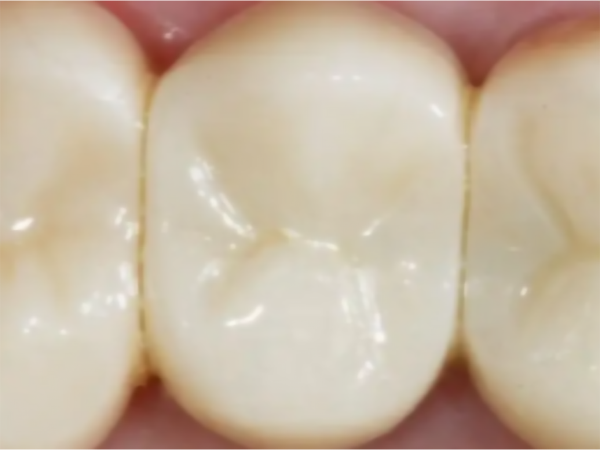
#> input picture foto gigi/Gigi-1.png, 1200 x 900 px (shown at 1/2 size); its folder holds only this picture in this run
$ python -i Run.py   (imports and definitions only)   (older library calls are emulated)
#> lines starting #> are read from the running program, lines starting #| are printed output that depends on the picture; after the words box and inside, x2 and y2 are one past the last pixel; in counts of white or black regions, pixels touching at a corner belong together
import os
import cv2
import numpy as np
import matplotlib.pyplot as plt
from tkinter import Tk, Listbox, SINGLE, Button, END, Label
from PIL import Image, ImageTk

# Konstanta
GAUSSIAN_BLUR_KERNEL_SIZE = (5, 5)
MORPH_KERNEL_SIZE = (5, 5)
LOW_THRESHOLD = 50
HIGH_THRESHOLD = 100
THRESHOLD_VALUE = 150

# Fungsi untuk menekan nilai non-maximum pada gambar gradien
def non_maximum_suppression(gradient_magnitude, gradient_direction):
    M, N = gradient_magnitude.shape
    Z = np.zeros((M, N), dtype=np.int32)
    angle = gradient_direction * 180. / np.pi
    angle[angle < 0] += 180

    for i in range(1, M-1):
        for j in range(1, N-1):
            q = 255
            r = 255
            if (0 <= angle[i, j] < 22.5) or (157.5 <= angle[i, j] <= 180):
                q = gradient_magnitude[i, j + 1]
                r = gradient_magnitude[i, j - 1]
            elif 22.5 <= angle[i, j] < 67.5:
                q = gradient_magnitude[i + 1, j - 1]
                r = gradient_magnitude[i - 1, j + 1]
            elif 67.5 <= angle[i, j] < 112.5:
                q = gradient_magnitude[i + 1, j]
                r = gradient_magnitude[i - 1, j]
            elif 112.5 <= angle[i, j] < 157.5:
                q = gradient_magnitude[i - 1, j - 1]
                r = gradient_magnitude[i + 1, j + 1]

            if gradient_magnitude[i, j] >= q and gradient_magnitude[i, j] >= r:
                Z[i, j] = gradient_magnitude[i, j]
            else:
                Z[i, j] = 0

    return Z

# Fungsi untuk melakukan thresholding dengan histeresis
def hysteresis_thresholding(img, low_threshold, high_threshold):
    M, N = img.shape
    res = np.zeros((M, N), dtype=np.int32)

    # Temukan piksel kuat dan lemah
    strong_i, strong_j = np.where(img >= high_threshold)
    weak_i, weak_j = np.where((img <= high_threshold) & (img >= low_threshold))

    # Tetapkan piksel kuat dan lemah
    res[strong_i, strong_j] = 255
    res[weak_i, weak_j] = 75

    return res

# Fungsi untuk memproses gambar
def process_image(image_path):
    # Memuat gambar dalam mode grayscale
#> called with image_path = 'foto gigi/Gigi-1.png'
    image = cv2.imread(image_path, cv2.IMREAD_GRAYSCALE)
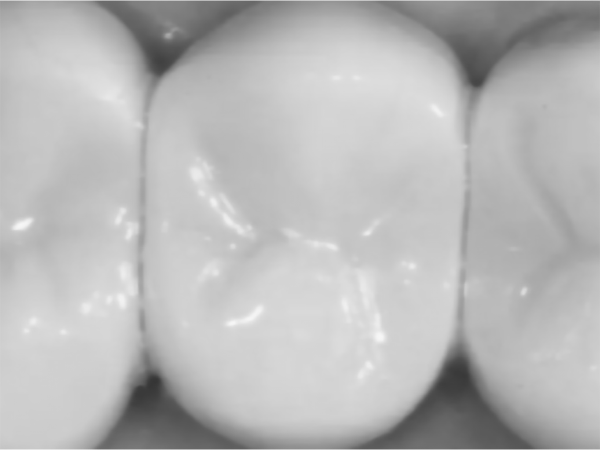
#> image: shape (900, 1200) (shown at 1/2 size); min 53, max 255, mean 183.8
    if image is None:
        print(f"Error memuat gambar: {image_path}")
        return

    # Terapkan Gaussian Blur untuk mengurangi noise
    blurred = cv2.GaussianBlur(image, GAUSSIAN_BLUR_KERNEL_SIZE, 0)
    # Threshold gambar untuk menyegmentasi gigi (area terang)
    _, teeth_thresholded = cv2.threshold(blurred, THRESHOLD_VALUE, 255, cv2.THRESH_BINARY)
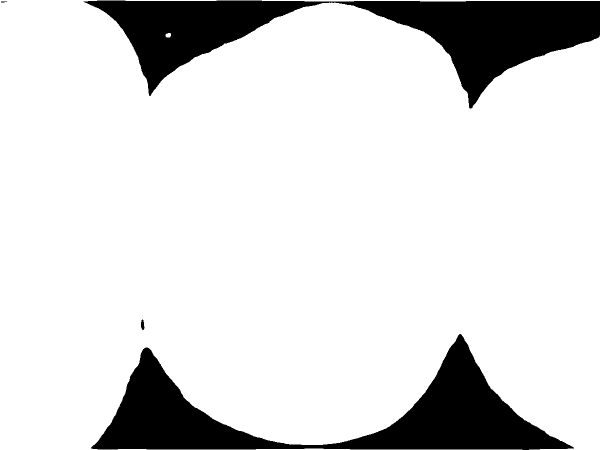
#> teeth_thresholded: shape (900, 1200) (shown at 1/2 size); 85.6% white; 4 black regions (1 under 20 px), largest, box (x1, y1, x2, y2) and area: (167, 1, 1200, 217) 82712, (182, 668, 1148, 900) 72633, (282, 639, 289, 660) 108

    # Gunakan operasi morfologi untuk menghilangkan noise kecil dan menutup celah di area gigi
    kernel = np.ones(MORPH_KERNEL_SIZE, np.uint8)
    teeth_segmented = cv2.morphologyEx(teeth_thresholded, cv2.MORPH_CLOSE, kernel)
#> teeth_segmented: shape (900, 1200); 85.6% white; 4 black regions, box (x1, y1, x2, y2) and area: (185, 669, 1143, 900) 72606, (684, 2, 1200, 216) 47600, (176, 1, 641, 189) 34944, (282, 644, 288, 657) 76
    teeth_segmented = cv2.morphologyEx(teeth_segmented, cv2.MORPH_OPEN, kernel)
#> teeth_segmented: shape (900, 1200); 85.4% white; 4 black regions, box (x1, y1, x2, y2) and area: (185, 669, 1143, 900) 73777, (684, 0, 1200, 216) 48405, (176, 0, 641, 189) 35666, (282, 644, 288, 657) 76

    # Inversi gambar segmen gigi untuk membuat masker area gigi
    teeth_mask = cv2.bitwise_not(teeth_segmented)

    # Terapkan operator Sobel untuk mendeteksi tepi
    sobel_x = cv2.Sobel(blurred, cv2.CV_64F, 1, 0, ksize=3)
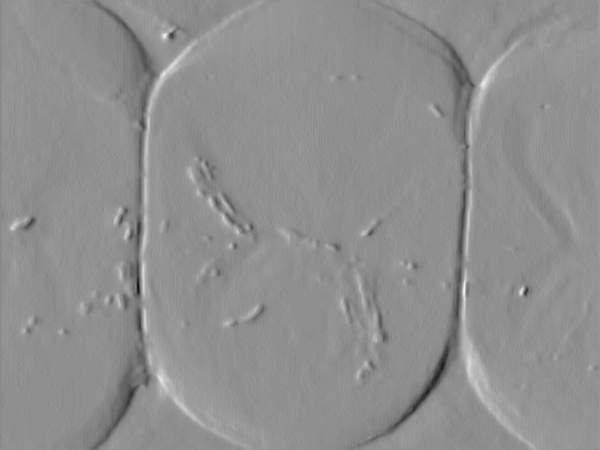
#> sobel_x: shape (900, 1200) float64 (shown at 1/2 size); min -72, max 56, mean 0; drawn with min black and max white
    sobel_y = cv2.Sobel(blurred, cv2.CV_64F, 0, 1, ksize=3)
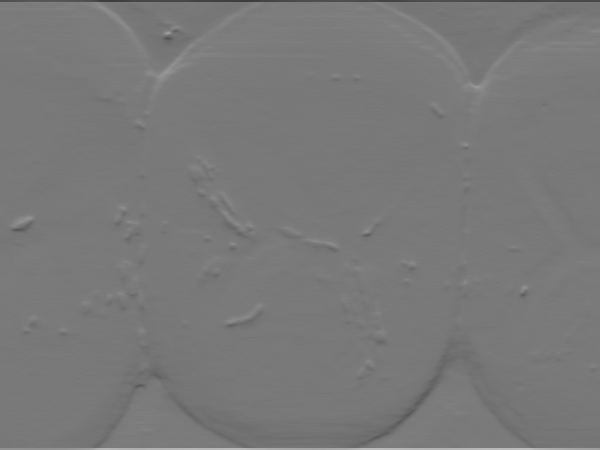
#> sobel_y: shape (900, 1200) float64 (shown at 1/2 size); min -192, max 212, mean 0; drawn with min black and max white

    # Hitung magnitudo dan arah gradien
    magnitude = cv2.magnitude(sobel_x, sobel_y)
    direction = np.arctan2(sobel_y, sobel_x)
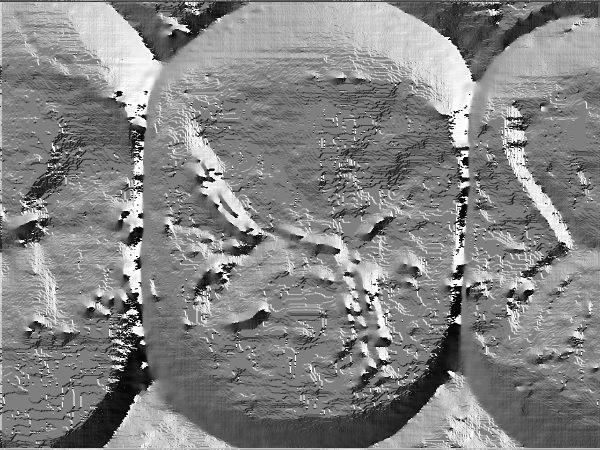
#> direction: shape (900, 1200) float64 (shown at 1/2 size); min -3.13, max 3.14, mean 0.121; drawn with min black and max white

    # Terapkan Non-Maximum Suppression untuk menipiskan tepi
    nms_result = non_maximum_suppression(magnitude, direction)
#> in non_maximum_suppression, `angle[angle < 0] += 180`:
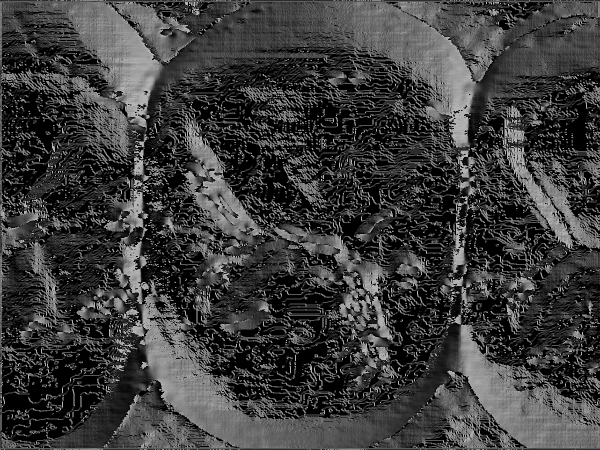
#> angle: shape (900, 1200) float64 (shown at 1/2 size); min 0, max 180, mean 60.8

    # Terapkan Hysteresis Thresholding untuk menghubungkan tepi yang kuat dan lemah
    hysteresis_result = hysteresis_thresholding(nms_result, LOW_THRESHOLD, HIGH_THRESHOLD)
#> in hysteresis_thresholding, `strong_i, strong_j = np.where(img >= high_threshold)`: strong_i = 2240 values from 1 to 898; strong_j = 2240 values, max 1198 at index 1197, min 1 at index 0, mean 635.8
#> in hysteresis_thresholding, `weak_i, weak_j = np.where((img <= high_threshold) & (img >= low_thresh..`: weak_i = 625 values from 65 to 898; weak_j = 625 values, max 1052 at index 152, min 1 at index 467, mean 538.5
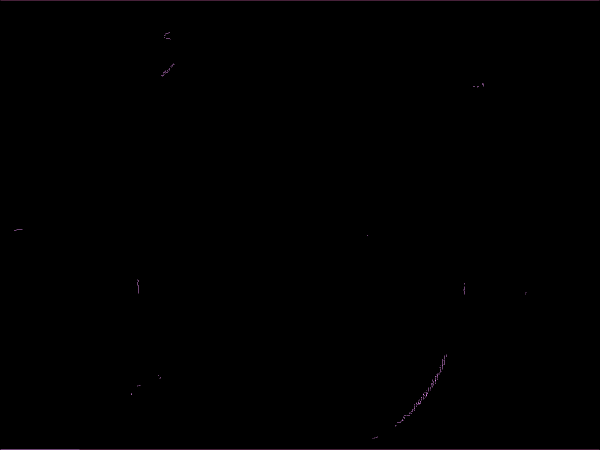
#> hysteresis_result: shape (900, 1200) int32 (shown at 1/2 size); 3 distinct labels, from 0 to 255; one colour per label, 0 black

    # Normalisasi gambar magnitudo ke rentang [0, 255]
    magnitude = cv2.normalize(hysteresis_result, None, 0, 255, cv2.NORM_MINMAX)
    # Konversi ke uint8 (8-bit)
    magnitude = np.uint8(magnitude)

    # Masker hasil Sobel dengan masker gigi untuk fokus pada potensi area kerusakan dalam gigi
    masked_edges = cv2.bitwise_and(magnitude, magnitude, mask=teeth_mask)

    # Threshold gambar untuk mengisolasi potensi area kerusakan (area gelap)
    _, decay_thresholded = cv2.threshold(blurred, LOW_THRESHOLD, 255, cv2.THRESH_BINARY_INV)
#> decay_thresholded: shape (900, 1200); every value is 0
    decay_masked = cv2.bitwise_and(decay_thresholded, decay_thresholded, mask=teeth_mask)

    # Temukan kontur dari area kerusakan
    contours, _ = cv2.findContours(decay_masked, cv2.RETR_EXTERNAL, cv2.CHAIN_APPROX_SIMPLE)
#> contours = []

    # Buat gambar output untuk menggambar kontur
    output_image = cv2.cvtColor(image, cv2.COLOR_GRAY2BGR)
    # Gambar kontur dengan garis merah
    cv2.drawContours(output_image, contours, -1, (255, 0, 0), 2)

    # Tambahkan teks "Lubang" pada gambar output di lokasi setiap kontur
    for cnt in contours:
        x, y, w, h = cv2.boundingRect(cnt)
        cv2.putText(output_image, 'Lubang', (x, y - 10), cv2.FONT_HERSHEY_SIMPLEX, 0.5, (0, 0, 255), 2)
#> this loop made 0 passes

    # Tampilkan gambar asli, thresholded, dan hasil deteksi tepi
    plt.figure(figsize=(20, 5))
    plt.subplot(1, 4, 1)
    plt.title("Gambar Asli")
    plt.imshow(image, cmap='gray')

    plt.subplot(1, 4, 2)
    plt.title("Segmentasi Gigi")
    plt.imshow(teeth_segmented, cmap='gray')

    plt.subplot(1, 4, 3)
    plt.title("Wilayah Kerusakan yang di-Threshold")
    plt.imshow(decay_thresholded, cmap='gray')

    plt.subplot(1, 4, 4)
    plt.title("Wilayah Kerusakan dengan Garis Merah")
    plt.imshow(output_image)

    plt.tight_layout()
    plt.savefig('method_sobel.jpg')
    plt.show()

# Fungsi untuk memilih gambar dari folder dan memprosesnya
# [52 lines left out: function select_image_and_process, not called in this run]

# [2 lines not run here, left out]

>>> result = process_image('foto gigi/Gigi-1.png')

$ run again, on foto gigi/Gigi-2.png
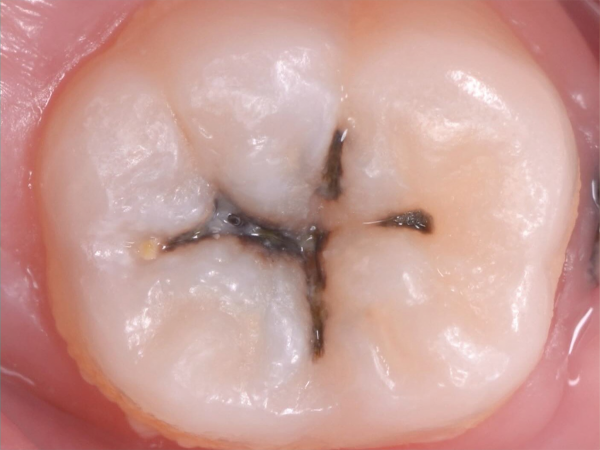
#> input picture foto gigi/Gigi-2.png, 1200 x 900 px (shown at 1/2 size)
#> teeth_thresholded: shape (900, 1200); 74% white; 44 black regions (31 under 20 px), largest, box (x1, y1, x2, y2) and area: (0, 0, 501, 900) 147916, (314, 249, 870, 727) 65736, (918, 0, 1200, 698) 57986
#> teeth_mask: shape (900, 1200); 26% white; 14 white regions, largest, box (x1, y1, x2, y2) and area: (0, 0, 500, 900) 147962, (316, 250, 870, 727) 66008, (923, 0, 1200, 689) 56605
#> after the loop in non_maximum_suppression, `for i in range(1, M-1):`:
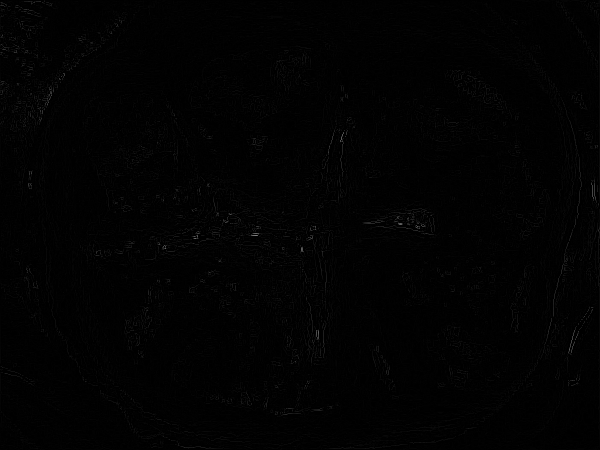
#> Z: shape (900, 1200) int32 (shown at 1/2 size); min 0, max 359, mean 2.7; drawn with min black and max white
#> strong_i = 909 values from 2 to 828; strong_j = 909 values, max 1198 at index 539, min 1 at index 47, mean 630.5
#> weak_i = 4623 values from 1 to 897; weak_j = 4623 values, max 1198 at index 2369, min 1 at index 28, mean 533
#> hysteresis_result: shape (900, 1200) int32; 3 distinct labels, from 0 to 255
#> decay_thresholded: shape (900, 1200); 0% white; 3 white regions (2 under 20 px), largest, box (x1, y1, x2, y2) and area: (463, 439, 470, 445) 29
#> contours = 3 contours, all with area under 20
#> the loop in process_image, `for cnt in contours:` made 3 passes
#> (x, y, w, h) on passes 2 to 3: (526, 456, 6, 3), (463, 439, 7, 6)
#> after the loop in process_image, `for cnt in contours:`:
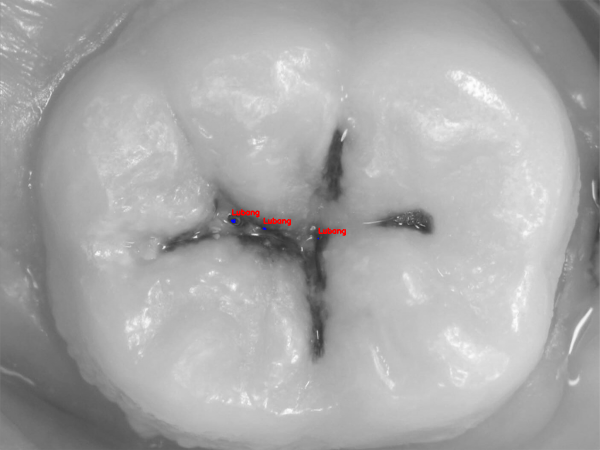
#> output_image: shape (900, 1200, 3) (shown at 1/2 size); mean B, G, R 168.7, 168.6, 168.9

$ run again, on foto gigi/Gigi-3.png
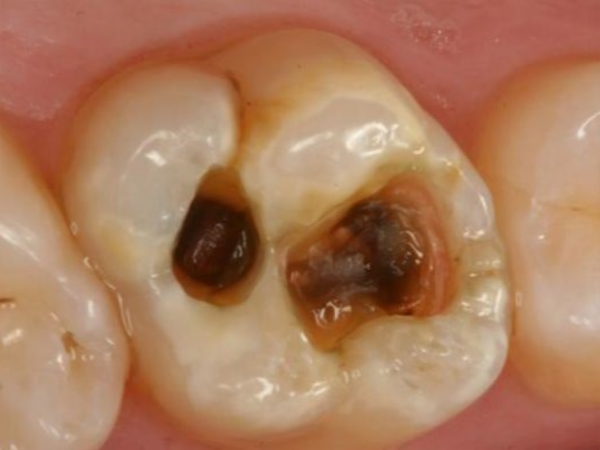
#> input picture foto gigi/Gigi-3.png, 1200 x 900 px (shown at 1/2 size)
#> teeth_thresholded: shape (900, 1200); 38.3% white; 31 white regions (10 under 20 px), largest, box (x1, y1, x2, y2) and area: (178, 192, 1018, 853) 168753, (1015, 153, 1200, 730) 81688, (487, 139, 990, 481) 80828
#> teeth_mask: shape (900, 1200); 61.7% white; 12 black regions, largest, box (x1, y1, x2, y2) and area: (179, 193, 1018, 853) 169110, (1016, 153, 1200, 726) 81770, (488, 140, 989, 481) 80839
#> after the loop in non_maximum_suppression, `for i in range(1, M-1):`:
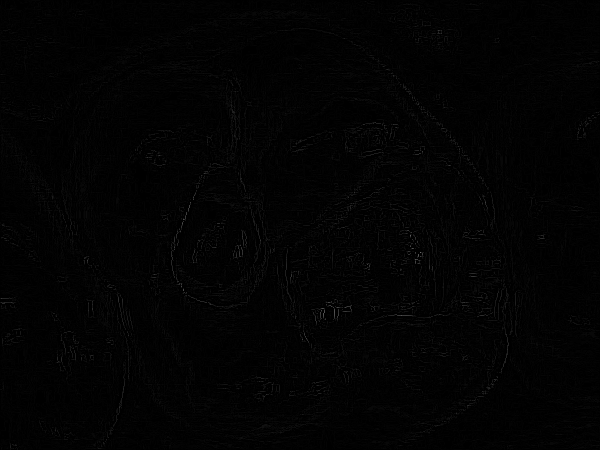
#> Z: shape (900, 1200) int32 (shown at 1/2 size); min 0, max 179, mean 2.4
#> strong_i = 282 values from 391 to 679; strong_j = 282 values, max 948 at index 131, min 364 at index 44, mean 659.8
#> weak_i = 2642 values from 60 to 897; weak_j = 2642 values, max 1196 at index 75, min 1 at index 1665, mean 616.9
#> hysteresis_result: shape (900, 1200) int32; 3 distinct labels, from 0 to 255
#> decay_thresholded: shape (900, 1200); 3.5% white; 9 white regions (3 under 20 px)
#> contours = 9 contours, 3 with area under 20; largest, box (x1, y1, x2, y2) and area: (347, 390, 516, 587) 23561, (673, 406, 834, 618) 13492, (608, 557, 679, 599) 1430, (670, 484, 697, 509) 162, (809, 622, 823, 629) 50, (686, 564, 695, 569) 20
#> the loop in process_image, `for cnt in contours:` made 9 passes
#> (x, y, w, h) on passes 1, 3, 4, 6, 8, 9: (809, 622, 14, 7), (686, 564, 9, 5), (608, 557, 71, 42), (670, 484, 27, 25), (673, 406, 161, 212), (347, 390, 169, 197)
#> after the loop in process_image, `for cnt in contours:`:
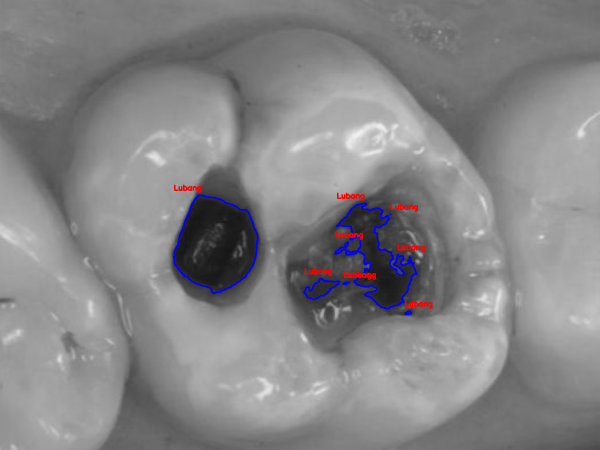
#> output_image: shape (900, 1200, 3) (shown at 1/2 size); mean B, G, R 134.3, 132.7, 133.5

$ run again, on foto gigi/Gigi-4.png
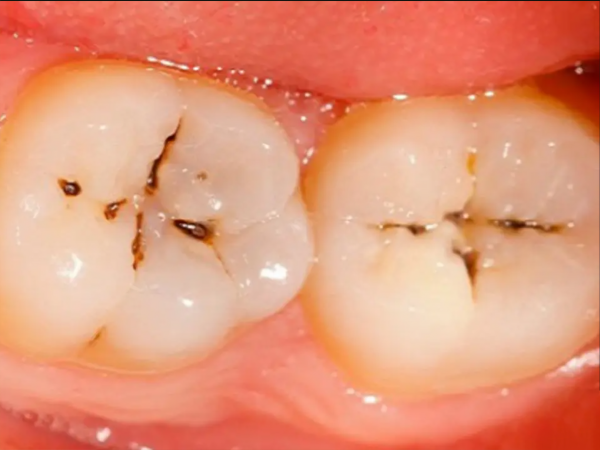
#> input picture foto gigi/Gigi-4.png, 1200 x 900 px (shown at 1/2 size)
#> teeth_thresholded: shape (900, 1200); 69.6% white; 33 black regions (9 under 20 px), largest, box (x1, y1, x2, y2) and area: (0, 0, 1200, 713) 227942, (0, 725, 1200, 900) 77868, (889, 404, 1146, 473) 6776
#> teeth_mask: shape (900, 1200); 30.4% white; 23 white regions, largest, box (x1, y1, x2, y2) and area: (0, 0, 1200, 422) 227161, (0, 729, 1200, 900) 77876, (889, 406, 1145, 473) 6738
#> strong_i = 3156 values from 2 to 896; strong_j = 3156 values, max 1198 at index 1197, min 1 at index 0, mean 572.1
#> weak_i = 3612 values from 6 to 898; weak_j = 3612 values, max 1198 at index 43, min 1 at index 776, mean 696.1
#> hysteresis_result: shape (900, 1200) int32; 3 distinct labels, from 0 to 255
#> decay_thresholded: shape (900, 1200); 0.55% white; 9 white regions (1 under 20 px)
#> contours = 9 contours, 1 with area under 20; largest, box (x1, y1, x2, y2) and area: (1125, 110, 1200, 204) 2884, (0, 0, 1200, 2) 534, (350, 441, 406, 477) 333, (302, 316, 321, 372) 191, (1024, 445, 1049, 456) 151, (141, 367, 157, 388) 92, (333, 270, 350, 283) 90, (398, 449, 412, 461) 48
#> the loop in process_image, `for cnt in contours:` made 9 passes
#> (x, y, w, h) on passes 1 to 8: (398, 449, 14, 12), (383, 447, 6, 2), (1024, 445, 25, 11), (350, 441, 56, 36), (141, 367, 16, 21), (302, 316, 19, 56), (333, 270, 17, 13), (1125, 110, 75, 94)
#> after the loop in process_image, `for cnt in contours:`:
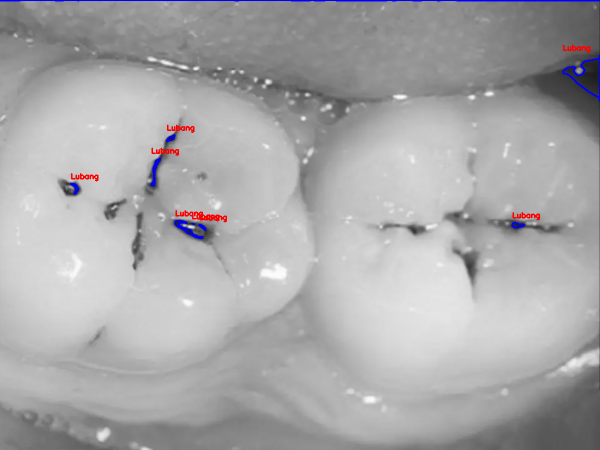
#> output_image: shape (900, 1200, 3) (shown at 1/2 size); mean B, G, R 169.5, 168.2, 168.9
